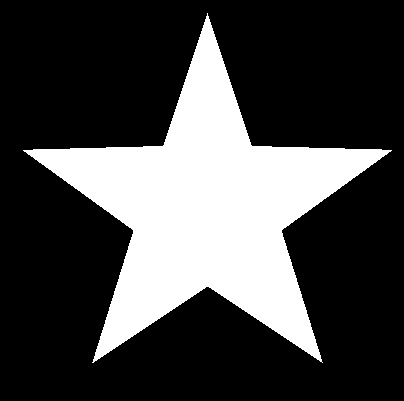
%> input picture BasicSnake_version2f/testimage.png, 404 x 401 px
$ octave test_Basic.m   (GNU Octave 9; MATLAB toolbox functions it lacks are replaced by stand-ins)
%> lines starting %> are read from the running program, lines starting %| are printed output that depends on the picture; in (x1, y1, x2, y2) boxes, pixels count from 0 and x2, y2 are one past the last pixel; in counts of white or black regions, pixels touching at a corner belong together; the program's own positions count from 1
### BasicSnake_version2f/Snake2D.m
function [P,J]=Snake2D(I,P,Options)
% This function SNAKE implements the basic snake segmentation. A snake is an
% active (moving) contour, in which the points are attracted by edges and
% other boundaries. To keep the contour smooth, an membrame and thin plate
% energy is used as regularization.
%
% [O,J]=Snake2D(I,P,Options)
%
% inputs,
%   I : An Image of type double preferable ranged [0..1]
%   P : List with coordinates descriping the rough contour N x 2
%   Options : A struct with all snake options
%
% outputs,
%   O : List with coordinates of the final contour M x 2
%   J : Binary image with the segmented region
%
% options (general),
%  Option.Verbose : If true show important images, default false
%  Options.nPoints : Number of contour points, default 100
%  Options.Gamma : Time step, default 1
%  Options.Iterations : Number of iterations, default 100
%
% options (Image Edge Energy / Image force))
%  Options.Sigma1 : Sigma used to calculate image derivatives, default 10
%  Options.Wline : Attraction to lines, if negative to black lines otherwise white
%                    lines , default 0.04
%  Options.Wedge : Attraction to edges, default 2.0
%  Options.Wterm : Attraction to terminations of lines (end points) and
%                    corners, default 0.01
%  Options.Sigma2 : Sigma used to calculate the gradient of the edge energy
%                    image (which gives the image force), default 20
%
% options (Gradient Vector Flow)
%  Options.Mu : Trade of between real edge vectors, and noise vectors,
%                default 0.2. (Warning setting this to high >0.5 gives
%                an instable Vector Flow)
%  Options.GIterations : Number of GVF iterations, default 0
%  Options.Sigma3 : Sigma used to calculate the laplacian in GVF, default 1.0
%
% options (Snake)
%  Options.Alpha : Membrame energy  (first order), default 0.2
%  Options.Beta : Thin plate energy (second order), default 0.2
%  Options.Delta : Baloon force, default 0.1
%  Options.Kappa : Weight of external image force, default 2
%
%
% Literature:
%   - Michael Kass, Andrew Witkin and Demetri TerzoPoulos "Snakes : Active
%       Contour Models", 1987
%   - Jim Ivins amd John Porrill, "Everything you always wanted to know
%       about snakes (but wer afraid to ask)
%   - Chenyang Xu and Jerry L. Prince, "Gradient Vector Flow: A New
%       external force for Snakes
%
% Example, Basic:
%{
  % Read an image
   I = imread('testimage.png');
  % Convert the image to double data type
   I = im2double(I);
  % Show the image and select some points with the mouse (at least 4)
  %figure, imshow(I); [y,x] = getpts;
   y=[182 233 251 205 169];
   x=[163 166 207 248 210];
  % Make an array with the clicked coordinates
   P=[x(:) y(:)];
  % Start Snake Process
   Options=struct;
   Options.Verbose=true;
   Options.Iterations=300;
   [O,J]=Snake2D(I,P,Options);
  % Show the result
   Irgb(:,:,1)=I;
   Irgb(:,:,2)=I;
   Irgb(:,:,3)=J;
   figure, imshow(Irgb,[]);
   hold on; plot([O(:,2);O(1,2)],[O(:,1);O(1,1)]);

% Example, GVF:
   I=im2double(imread('testimage2.png'));
   x=[96 51 98 202 272 280 182];
   y=[63 147 242 262 211 97 59];
   P=[x(:) y(:)];
   Options=struct;
   Options.Verbose=true;
   Options.Iterations=400;
   Options.Wedge=2;
   Options.Wline=0;
   Options.Wterm=0;
   Options.Kappa=4;
   Options.Sigma1=8;
   Options.Sigma2=8;
   Options.Alpha=0.1;
   Options.Beta=0.1;
   Options.Mu=0.2;
   Options.Delta=-0.1;
   Options.GIterations=600;
   [O,J]=Snake2D(I,P,Options);
%}

% Function is written by D.Kroon University of Twente (July 2010)

% Process inputs
defaultoptions=struct('Verbose',false,'nPoints',100,'Wline',0.04,'Wedge',2,'Wterm',0.01,'Sigma1',10,'Sigma2',20,'Alpha',0.2,'Beta',0.2,'Delta',0.1,'Gamma',1,'Kappa',2,'Iterations',100,'GIterations',0,'Mu',0.2,'Sigma3',1);
if(~exist('Options','var'))
    Options=defaultoptions;
else
    tags = fieldnames(defaultoptions);
    for i=1:length(tags)
         if(~isfield(Options,tags{i})), Options.(tags{i})=defaultoptions.(tags{i}); end
    end
    if(length(tags)~=length(fieldnames(Options)))
        warning('snake:unknownoption','unknown options found');
    end
end

% Convert input to double
I = double(I);

% If color image convert to grayscale
if(size(I,3)==3), I=rgb2gray(I); end

% The contour must always be clockwise (because of the balloon force)
P=MakeContourClockwise2D(P);

% Make an uniform sampled contour description
P=InterpolateContourPoints2D(P,Options.nPoints);

% Transform the Image into an External Energy Image
Eext = ExternalForceImage2D(I,Options.Wline, Options.Wedge, Options.Wterm,Options.Sigma1);

% Make the external force (flow) field.
Fx=ImageDerivatives2D(Eext,Options.Sigma2,'x');
Fy=ImageDerivatives2D(Eext,Options.Sigma2,'y');
Fext(:,:,1)=-Fx*2*Options.Sigma2^2;
Fext(:,:,2)=-Fy*2*Options.Sigma2^2;

% Do Gradient vector flow, optimalization
Fext=GVFOptimizeImageForces2D(Fext, Options.Mu, Options.GIterations, Options.Sigma3);

% Show the image, contour and force field
if(Options.Verbose)
    h=figure; set(h,'render','opengl')
     subplot(2,2,1),
      imshow(I,[]);
      hold on; plot(P(:,2),P(:,1),'b.'); hold on;
      title('The image with initial contour')
     subplot(2,2,2),
      imshow(Eext,[]);
      title('The external energy');
     subplot(2,2,3),
      [x,y]=ndgrid(1:10:size(Fext,1),1:10:size(Fext,2));
      imshow(I), hold on; quiver(y,x,Fext(1:10:end,1:10:end,2),Fext(1:10:end,1:10:end,1));
      title('The external force field ')
     subplot(2,2,4),
      imshow(I), hold on; plot(P(:,2),P(:,1),'b.');
      title('Snake movement ')
    drawnow
end


% Make the interal force matrix, which constrains the moving points to a
% smooth contour
S=SnakeInternalForceMatrix2D(Options.nPoints,Options.Alpha,Options.Beta,Options.Gamma);
h=[];
for i=1:Options.Iterations
    P=SnakeMoveIteration2D(S,P,Fext,Options.Gamma,Options.Kappa,Options.Delta);

    % Show current contour
    if(Options.Verbose)
        if(ishandle(h)), delete(h), end
        h=plot(P(:,2),P(:,1),'r.');
        c=i/Options.Iterations;
        plot([P(:,2);P(1,2)],[P(:,1);P(1,1)],'-','Color',[c 1-c 0]);  drawnow
    end
end

if(nargout>1)
     J=DrawSegmentedArea2D(P,size(I));
end
end

### BasicSnake_version2f/ImageDerivatives2D.m
function J=ImageDerivatives2D(I,sigma,type)
% Gaussian based image derivatives
%
%  J=ImageDerivatives2D(I,sigma,type)
%
% inputs,
%   I : The 2D image
%   sigma : Gaussian Sigma
%   type : 'x', 'y', 'xx', 'xy', 'yy'
%
% outputs,
%   J : The image derivative
%
% Function is written by D.Kroon University of Twente (July 2010)

% Make derivatives kernels
[x,y]=ndgrid(floor(-3*sigma):ceil(3*sigma),floor(-3*sigma):ceil(3*sigma));

switch(type)
    case 'x'
        DGauss=-(x./(2*pi*sigma^4)).*exp(-(x.^2+y.^2)/(2*sigma^2));
    case 'y'
        DGauss=-(y./(2*pi*sigma^4)).*exp(-(x.^2+y.^2)/(2*sigma^2));
    case 'xx'
        DGauss = 1/(2*pi*sigma^4) * (x.^2/sigma^2 - 1) .* exp(-(x.^2 + y.^2)/(2*sigma^2));
    case {'xy','yx'}
        DGauss = 1/(2*pi*sigma^6) * (x .* y)           .* exp(-(x.^2 + y.^2)/(2*sigma^2));
    case 'yy'
        DGauss = 1/(2*pi*sigma^4) * (y.^2/sigma^2 - 1) .* exp(-(x.^2 + y.^2)/(2*sigma^2));
end

J = imfilter(I,DGauss,'conv','symmetric');

### BasicSnake_version2f/imgaussian.m
function I=imgaussian(I,sigma,siz)
% IMGAUSSIAN filters an 1D, 2D color/greyscale or 3D image with an
% Gaussian filter. This function uses for filtering IMFILTER or if
% compiled the fast  mex code imgaussian.c . Instead of using a
% multidimensional gaussian kernel, it uses the fact that a Gaussian
% filter can be separated in 1D gaussian kernels.
%
% J=IMGAUSSIAN(I,SIGMA,SIZE)
%
% inputs,
%   I: The 1D, 2D greyscale/color, or 3D input image with
%           data type Single or Double
%   SIGMA: The sigma used for the Gaussian kernel
%   SIZE: Kernel size (single value) (default: sigma*6)
%
% outputs,
%   J: The gaussian filtered image
%
% note, compile the code with: mex imgaussian.c -v
%
% example,
%   I = im2double(imread('peppers.png'));
%   figure, imshow(imgaussian(I,10));
%
% Function is written by D.Kroon University of Twente (September 2009)

if(~exist('siz','var')), siz=sigma*6; end

if(sigma>0)
    % Make 1D Gaussian kernel
    x=-ceil(siz/2):ceil(siz/2);
    H = exp(-(x.^2/(2*sigma^2)));
    H = H/sum(H(:));

    % Filter each dimension with the 1D Gaussian kernels\
    if(ndims(I)==1)
        I=imfilter(I,H, 'same' ,'replicate');
    elseif(ndims(I)==2)
        Hx=reshape(H,[length(H) 1]);
        Hy=reshape(H,[1 length(H)]);
        I=imfilter(imfilter(I,Hx, 'same' ,'replicate'),Hy, 'same' ,'replicate');
    elseif(ndims(I)==3)
        if(size(I,3)<4) % Detect if 3D or color image
            Hx=reshape(H,[length(H) 1]);
            Hy=reshape(H,[1 length(H)]);
            for k=1:size(I,3)
                I(:,:,k)=imfilter(imfilter(I(:,:,k),Hx, 'same' ,'replicate'),Hy, 'same' ,'replicate');
            end
        else
            Hx=reshape(H,[length(H) 1 1]);
            Hy=reshape(H,[1 length(H) 1]);
            Hz=reshape(H,[1 1 length(H)]);
            I=imfilter(imfilter(imfilter(I,Hx, 'same' ,'replicate'),Hy, 'same' ,'replicate'),Hz, 'same' ,'replicate');
        end
    else
        error('imgaussian:input','unsupported input dimension');
    end
end

### BasicSnake_version2f/ExternalForceImage2D.m
function Eextern = ExternalForceImage2D(I,Wline, Wedge, Wterm,Sigma)
% Eextern = ExternalForceImage2D(I,Wline, Wedge, Wterm,Sigma)
%
% inputs,
%  I : The image
%  Sigma : Sigma used to calculated image derivatives
%  Wline : Attraction to lines, if negative to black lines otherwise white
%          lines
%  Wedge : Attraction to edges
%  Wterm : Attraction to terminations of lines (end points) and corners
%
% outputs,
%  Eextern : The energy function described by the image
%
% Function is written by D.Kroon University of Twente (July 2010)

Ix=ImageDerivatives2D(I,Sigma,'x');
Iy=ImageDerivatives2D(I,Sigma,'y');
Ixx=ImageDerivatives2D(I,Sigma,'xx');
Ixy=ImageDerivatives2D(I,Sigma,'xy');
Iyy=ImageDerivatives2D(I,Sigma,'yy');


Eline = imgaussian(I,Sigma);
Eterm = (Iyy.*Ix.^2 -2*Ixy.*Ix.*Iy + Ixx.*Iy.^2)./((1+Ix.^2 + Iy.^2).^(3/2));
Eedge = sqrt(Ix.^2 + Iy.^2);

Eextern= (Wline*Eline - Wedge*Eedge -Wterm * Eterm);

### BasicSnake_version2f/GVFOptimizeImageForces2D.m
function Fext=GVFOptimizeImageForces2D(Fext, Mu, Iterations, Sigma)
% This function "GVFOptimizeImageForces" does gradient vector flow (GVF)
% on a vector field. GVF gives the edge-forces a larger capature range,
% to make the snake also reach concave regions
%
% Fext = GVFOptimizeImageForces2D(Fext, Mu, Iterations, Sigma)
%
% inputs,
%   Fext : The image force vector field N x M x 2
%   Mu : Is a trade of scalar between noise and real edge forces
%   Iterations : The number of GVF itterations
%   Sigma : Used when calculating the Laplacian
%
% outputs,
%   Fext : The GVF optimized image force vector field
%
% Function is written by D.Kroon University of Twente (July 2010)

% Squared magnitude of force field
Fx= Fext(:,:,1);
Fy= Fext(:,:,2);

% Calculate magnitude
sMag = Fx.^2+ Fy.^2;

% Set new vector-field to initial field
u=Fx;  v=Fy;

% Iteratively perform the Gradient Vector Flow (GVF)
for i=1:Iterations,
  % Calculate Laplacian
  Uxx=ImageDerivatives2D(u,Sigma,'xx');
  Uyy=ImageDerivatives2D(u,Sigma,'yy');

  Vxx=ImageDerivatives2D(v,Sigma,'xx');
  Vyy=ImageDerivatives2D(v,Sigma,'yy');

  % Update the vector field
  u = u + Mu*(Uxx+Uyy) - sMag.*(u-Fx);
  v = v + Mu*(Vxx+Vyy) - sMag.*(v-Fy);
end

Fext(:,:,1) = u;
Fext(:,:,2) = v;

### BasicSnake_version2f/GetContourNormals2D.m
function N=GetContourNormals2D(P)
% This function calculates the normals, of the contour points
% using the neighbouring points of each contour point
%
% N=GetContourNormals2D(P)
%
% inputs,
%  P : List with contour coordinates M x 2
%
% outputs,
%  N : List with contour normals M x 2
%
% Function is written by D.Kroon University of Twente (July 2010)

% Use the n'th neighbour to calculate the normal (more stable)
a=4;

% From array to separate x,y
xt=P(:,1); yt=P(:,2);

% Derivatives of contour
n=length(xt);
f=(1:n)+a; f(f>n)=f(f>n)-n;
b=(1:n)-a; b(b<1)=b(b<1)+n;

dx=xt(f)-xt(b);
dy=yt(f)-yt(b);

% Normals of contourpoints
l=sqrt(dx.^2+dy.^2);
nx = -dy./l;
ny =  dx./l;
N(:,1)=nx; N(:,2)=ny;

### BasicSnake_version2f/DrawSegmentedArea2D.m
function J=DrawSegmentedArea2D(P,Isize)
% Draw the contour as one closed line in a logical image,
% and make the inside of the contour true with imfill
%
%  J=DrawSegmentedArea2D(P,Isize)
%
% inputs,
%  P : The list with contour points 2 x N
%  Isize : The size of the output image [x y]
%
% outputs,
%  J : The binary image with the contour filled
%
% example:
%   y=[182 233 251 205 169];
%   x=[163 166 207 248 210];
%   P=[x(:) y(:)];
%
%   J=DrawSegmentedArea(P,[400 400]);
%   figure, imshow(J);
%   hold on; plot([P(:,2);P(1,2)],[P(:,1);P(1,1)]);
%
% Function is written by D.Kroon University of Twente (July 2010)


J=false(Isize+2);
% Loop through all line coordinates
x=round([P(:,1);P(1,1)]); x=min(max(x,1),Isize(1));
y=round([P(:,2);P(1,2)]); y=min(max(y,1),Isize(2));
for i=1:(length(x)-1)
   % Calculate the pixels needed to construct a line of 1 pixel thickness
   % between two coordinates.
   xp=[x(i) x(i+1)];  yp=[y(i) y(i+1)];
   dx=abs(xp(2)-xp(1)); dy=abs(yp(2)-yp(1));
   if(dx==dy)
     if(xp(2)>xp(1)), xline=xp(1):xp(2); else xline=xp(1):-1:xp(2); end
     if(yp(2)>yp(1)), yline=yp(1):yp(2); else yline=yp(1):-1:yp(2); end
   elseif(dx>dy)
     if(xp(2)>xp(1)), xline=xp(1):xp(2); else xline=xp(1):-1:xp(2); end
     yline=linspace(yp(1),yp(2),length(xline));
   else
     if(yp(2)>yp(1)), yline=yp(1):yp(2); else yline=yp(1):-1:yp(2); end
     xline=linspace(xp(1),xp(2),length(yline));
   end
   % Insert all pixels in the fill image
   J(round(xline+1)+(round(yline+1)-1)*size(J,1))=1;
end
J=bwfill(J,1,1); J=~J(2:end-1,2:end-1);

### BasicSnake_version2f/InterpolateContourPoints2D.m
function K=InterpolateContourPoints2D(P,nPoints)
% This function resamples a few points describing a countour , to a smooth
% contour of uniform sampled points.
%
% K=InterpolateContourPoints(P,nPoints)
%
% input,
%  P : Inpute Contour, size N x 2  (with N>=4)
%  nPoints : Number of Contour points as output
%
% output,
%  K : Uniform sampled Contour points, size nPoints x 2
%
% Function is written by D.Kroon University of Twente (July 2010)
%
% example,
%  % Show an image
%   figure, imshow(imread('moon.tif'));
%  % Select some points with the mouse
%   [y,x] = getpts;
%  % Make an array with the clicked coordinates
%   P=[x(:) y(:)];
%  % Interpolate inbetween the points
%   Pnew=InterpolateContourPoints2D(P,100)
%  % Show the result
%   hold on; plot(P(:,2),P(:,1),'b*');
%   plot(Pnew(:,2),Pnew(:,1),'r.');
%
% Function is written by D.Kroon University of Twente (July 2010)

% Interpolate points inbetween
O(:,1)=interp([P(end-3:end,1);P(:,1);P(:,1);P(1:4,1)],10);
O(:,2)=interp([P(end-3:end,2);P(:,2);P(:,2);P(1:4,2)],10);
O=O(41:end-39,:);

% Calculate distance between points
dis=[0;cumsum(sqrt(sum((O(2:end,:)-O(1:end-1,:)).^2,2)))];

% Resample to make uniform points
K(:,1) = interp1(dis,O(:,1),linspace(0,dis(end),nPoints*2));
K(:,2) = interp1(dis,O(:,2),linspace(0,dis(end),nPoints*2));
K=K(round(end/4):round(end/4)+nPoints-1,:);


### BasicSnake_version2f/MakeContourClockwise2D.m
function P=MakeContourClockwise2D(P)
% This function MakeContourClockwise will make a contour clockwise
% contour clockwise. This is done by calculating the area inside the
% contour, if it is positive we change the contour orientation.
%
%  P=MakeContourClockwise2D(P);
%
% Function is written by D.Kroon University of Twente (July 2010)

% Area inside contour
O=[P;P(1:2,:)];
area = 0.5*sum((O((1:size(P,1))+1,1) .* (O((1:size(P,1))+2,2) - O((1:size(P,1)),2))));

% If the area inside  the contour is positive, change from counter-clockwise to
% clockwise
if(area>0), P=P(end:-1:1,:); end

### BasicSnake_version2f/SnakeInternalForceMatrix2D.m
function B=SnakeInternalForceMatrix2D(nPoints,alpha,beta,gamma)
%
% B=SnakeInternalForceMatrix2D(nPoints,alpha,beta,gamma)
%
% inputs,
%   nPoints : The number of snake contour points
%   alpha : membrame energy  (first order)
%   beta : thin plate energy (second order)
%   gamma : Step Size (Time)
%
% outputs,
%   B : The Snake Smoothness regulation matrix
%
% Function is written by D.Kroon University of Twente (July 2010)

% Penta diagonal matrix, one row:
b(1)=beta;
b(2)=-(alpha + 4*beta);
b(3)=(2*alpha + 6 *beta);
b(4)=b(2);
b(5)=b(1);

% Make the penta matrix (for every contour point)
A=b(1)*circshift(eye(nPoints),2);
A=A+b(2)*circshift(eye(nPoints),1);
A=A+b(3)*circshift(eye(nPoints),0);
A=A+b(4)*circshift(eye(nPoints),-1);
A=A+b(5)*circshift(eye(nPoints),-2);

% Calculate the inverse
B=inv(A + gamma.* eye(nPoints));

### BasicSnake_version2f/SnakeMoveIteration2D.m
function P=SnakeMoveIteration2D(B,P,Fext,gamma,kappa,delta)
% This function will calculate one iteration of contour Snake movement
%
% P=SnakeMoveIteration2D(S,P,Fext,gamma,kappa)
%
% inputs,
%   B : Internal force (smoothness) matrix
%   P : The contour points N x 2;
%   Fext : External vector field (from image)
%   gamma : Time step
%   kappa : External (image) field weight
%   delta : Balloon Force weight
%
% outputs,
%   P : The (moved) contour points N x 2;
%
% Function is written by D.Kroon University of Twente (July 2010)

% Clamp contour to boundary
P(:,1)=min(max(P(:,1),1),size(Fext,1));
P(:,2)=min(max(P(:,2),1),size(Fext,2));

% Get image force on the contour points
Fext1(:,1)=kappa*interp2(Fext(:,:,1),P(:,2),P(:,1));
Fext1(:,2)=kappa*interp2(Fext(:,:,2),P(:,2),P(:,1));
% Interp2, can give nan's if contour close to border
Fext1(isnan(Fext1))=0;

% Calculate the baloonforce on the contour points
N=GetContourNormals2D(P);
Fext2=delta*N;

% Update contour positions
ssx = gamma*P(:,1) + Fext1(:,1) + Fext2(:,1);
ssy = gamma*P(:,2) + Fext1(:,2) + Fext2(:,2);
P(:,1) = B * ssx;
P(:,2) = B * ssy;

% Clamp contour to boundary
P(:,1)=min(max(P(:,1),1),size(Fext,1));
P(:,2)=min(max(P(:,2),1),size(Fext,2));


### BasicSnake_version2f/test_Basic.m
  % Read an image
   I = imread('testimage.png');
%> I is the input picture: size 401x404 uint8; 27.2% white; 1 white region, box (x1, y1, x2, y2) and area: (23, 13, 392, 363) 44053
  % Convert the image to double data type
   I = im2double(I);
  % Show the image and select some points with the mouse (at least 4)
  %figure, imshow(I); [y,x] = getpts;
   y=[182 233 251 205 169];
   x=[163 166 207 248 210];
  % Make an array with the clicked coordinates
   P=[x(:) y(:)];
  % Start Snake Process
   Options=struct;
   Options.Verbose=true;
   Options.Iterations=300;
   [O,J]=Snake2D(I,P,Options);
%> in ExternalForceImage2D, `Eextern= (Wline*Eline - Wedge*Eedge -Wterm * Eterm);`:
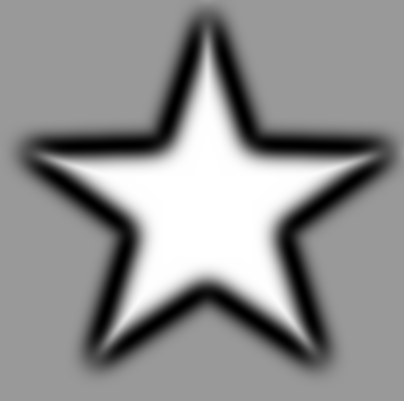
%> Eextern: size 401x404 double; min -0.0604, max 0.04, mean -0.00329; drawn with min black and max white
%> in GVFOptimizeImageForces2D, `Fy= Fext(:,:,2);`:
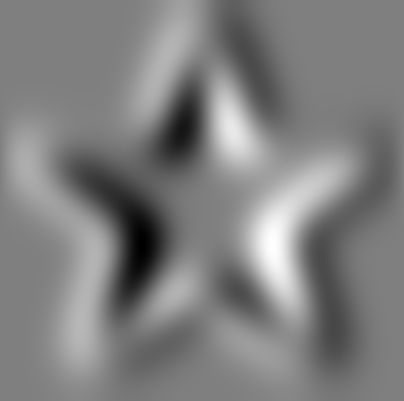
%> Fy: size 401x404 double; min -1.1, max 1.1, mean 0.00249; drawn with min black and max white
%> in GVFOptimizeImageForces2D, `sMag = Fx.^2+ Fy.^2;`:
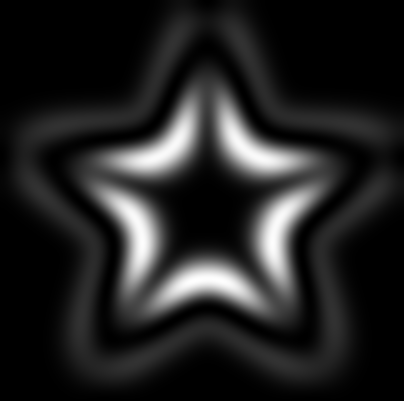
%> sMag: size 401x404 double; min 0, max 1.22, mean 0.167; drawn with min black and max white
%> after the loop in Snake2D, `for i=1:Options.Iterations`: P = 100 rows, first 12: [295 305.2; 305.4 301.8; 314.6 295.4; 321.5 286.1; 325.3 274.9; 325.9 262.8; 324.1 250.6; 321.2 238.2; 318.5 225.8; 317 213; 317.2 200.2; 319.2 187.5]; c = 1; h = -62.87
%> in DrawSegmentedArea2D, `x=round([P(:,1);P(1,1)])`: x = 101 values, max 326 at index 6, min 59 at index 60, mean 187.1
%> in DrawSegmentedArea2D, `y=round([P(:,2);P(1,2)])`: y = 101 values, max 349 at index 87, min 67 at index 33, mean 209.2
%> the loop in DrawSegmentedArea2D, `for i=1:(length(x)-1)` made 100 passes
%> (xp, yp, dx, dy, xline, yline) on passes 24 to 26: ([251 242], [109 107], 9, 2, [251 250 249 248 247 246 245 244 243 242], [109 108.8 108.6 108.3 108.1 107.9 107.7 107.4 107.2 107]), ([242 233], [107 104], 9, 3, [242 241 240 239 238 237 236 235 234 233], [107 106.7 106.3 106 105.7 105.3 105 104.7 104.3 104]), ([233 225], [104 99], 8, 5, [233 232 231 230 229 228 227 226 225], [104 103.4 102.8 102.1 101.5 100.9 100.2 99.62 99])
%> after the loop in DrawSegmentedArea2D, `for i=1:(length(x)-1)`:
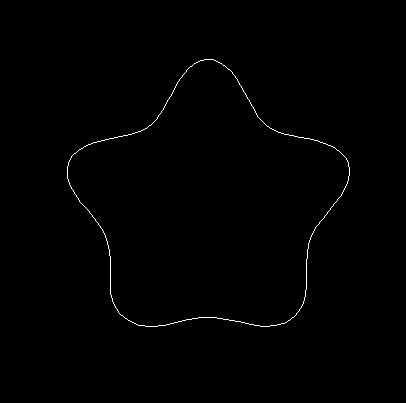
%> J: size 403x406 logical; 0.49% white in thin lines or dots, all inside (x1, y1, x2, y2) = (67, 59, 350, 327)
%> after the loop in DrawSegmentedArea2D, `for i=1:(length(x)-1)`: xline = [284 285 286 287 288 289 290 291 292 293 294 295]; yline = [306 305.9 305.8 305.7 305.6 305.5 305.5 305.4 305.3 305.2 305.1 305]
%> in DrawSegmentedArea2D, `J=bwfill(J,1,1)`:
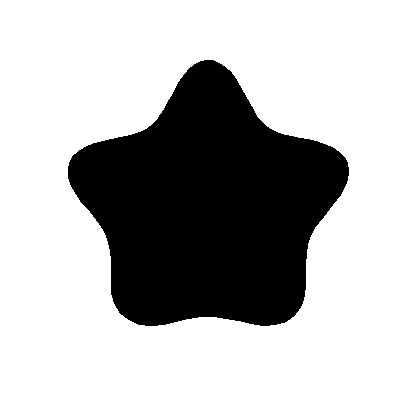
%> J: size 403x406 logical; 71% white; 1 black region, box (x1, y1, x2, y2) and area: (68, 60, 349, 326) 47462
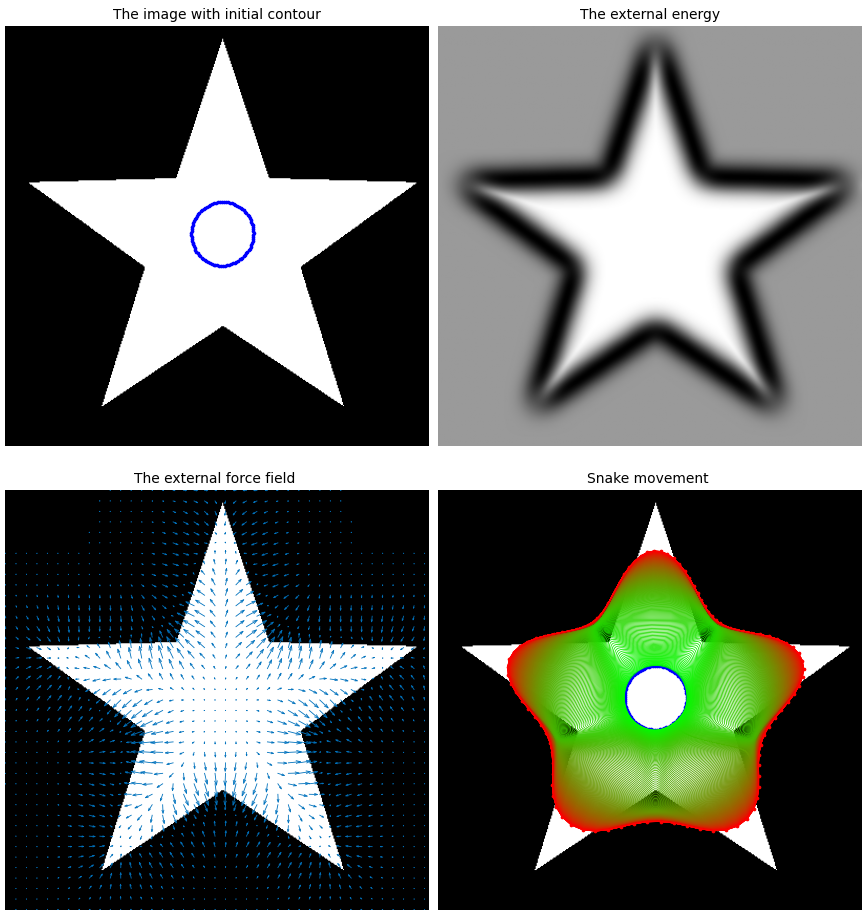
%> figure redrawn from the program's plot data, 4 panels
%> O has the same summary as P in Snake2D
  % Show the result
   Irgb(:,:,1)=I;
   Irgb(:,:,2)=I;
   Irgb(:,:,3)=J;
   figure, imshow(Irgb,[]);
   hold on; plot([O(:,2);O(1,2)],[O(:,1);O(1,1)]);
%> after `plot([O(:,2);O(1,2)],[O(:,1);O(1,1)])`:
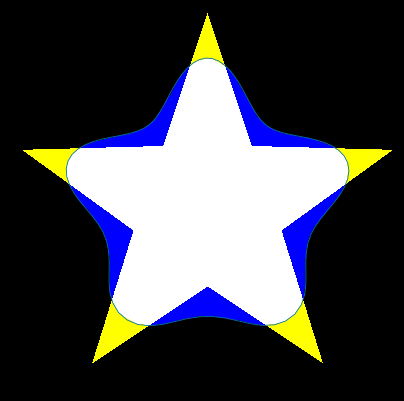
%> figure redrawn from the program's plot data
